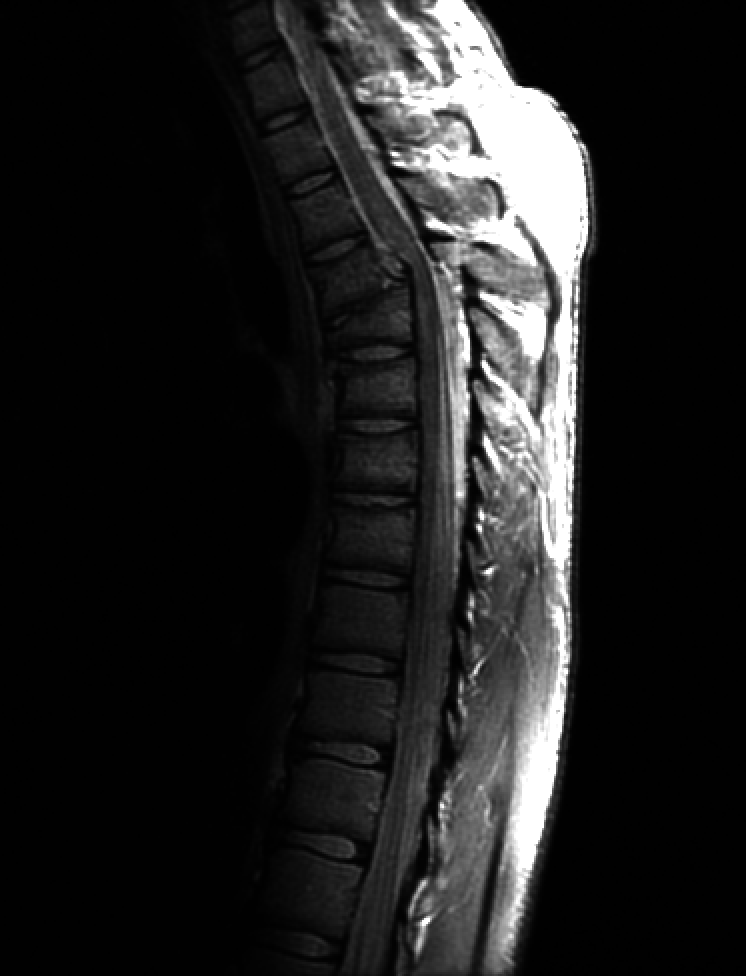
%> input picture Images/images/fracturedspine.tif, 746 x 976 px
$ octave makeFracturedSpines.m   (GNU Octave 9; MATLAB toolbox functions it lacks are replaced by stand-ins)
%> lines starting %> are read from the running program, lines starting %| are printed output that depends on the picture
### week1/readDoubleImage.m
function image = readDoubleImage(title)
%> called with title = 'fracturedspine'
    image = im2double(imread(['../Images/images/' title, '.tif']));
%> image: size 976x746 double; min 0, max 1, mean 0.128
end

### week1/IPlogenhance.m
function newImage = IPlogenhance(image, c)
    newImage = c*log(image + 1);
end

### week1/makeFracturedSpines.m
original = readDoubleImage('fracturedspine');
cs = linspace(2, 2.5, 6);
for i=1:size(cs, 2)
    subplot(3, 2, i);
    imshow(IPlogenhance(original, cs(i)));
    title(gca, ['c = ', num2str(cs(i))]);
end
%> this loop made 6 passes
%> pass 1, in IPlogenhance, `newImage = c*log(image + 1);`:
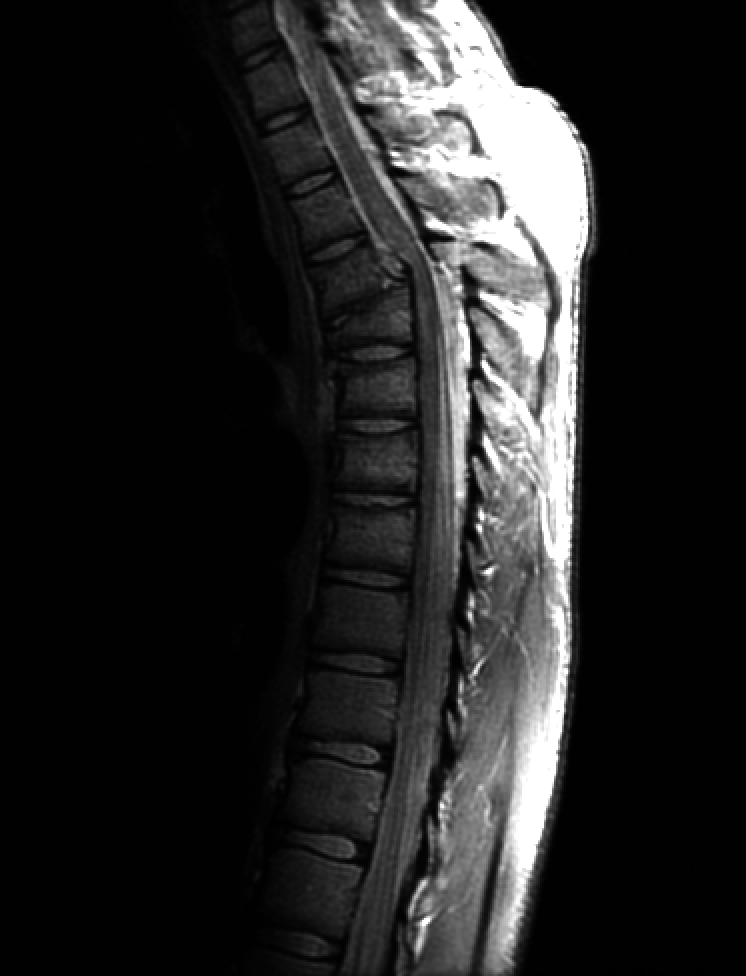
%> newImage: size 976x746 double; min 0, max 1.39, mean 0.202; drawn with min black and max white
%> pass 1, `imshow(IPlogenhance(original, cs(i)));`:
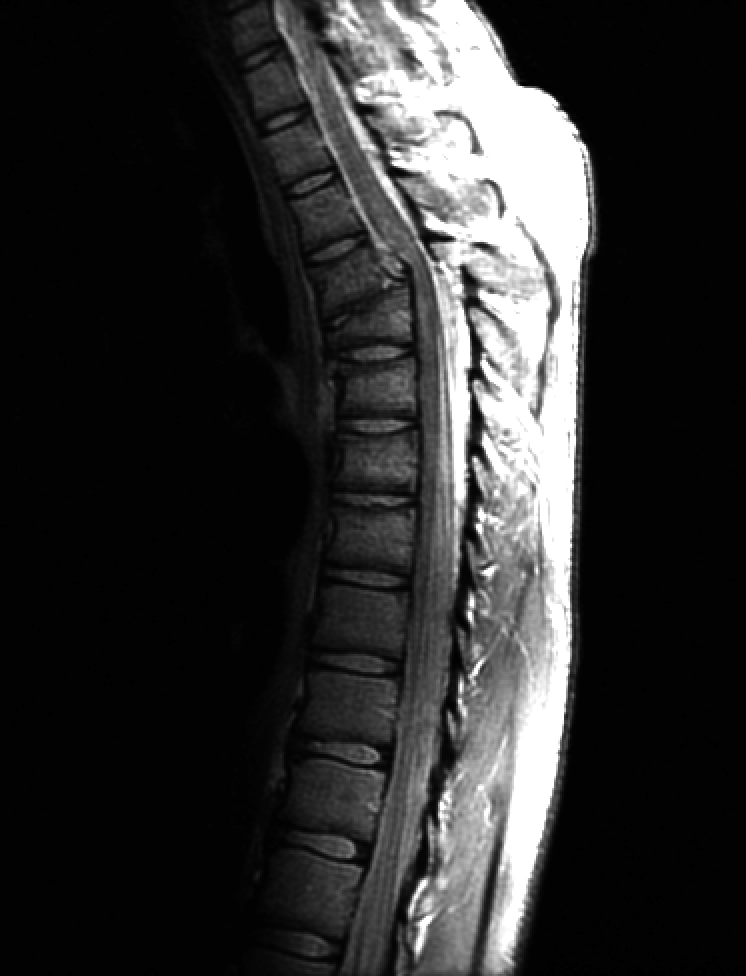
%> displayed picture: size 976x746, on the screen's scale of 0 to 255; min 0, max 255, mean 46
%> after the loop:
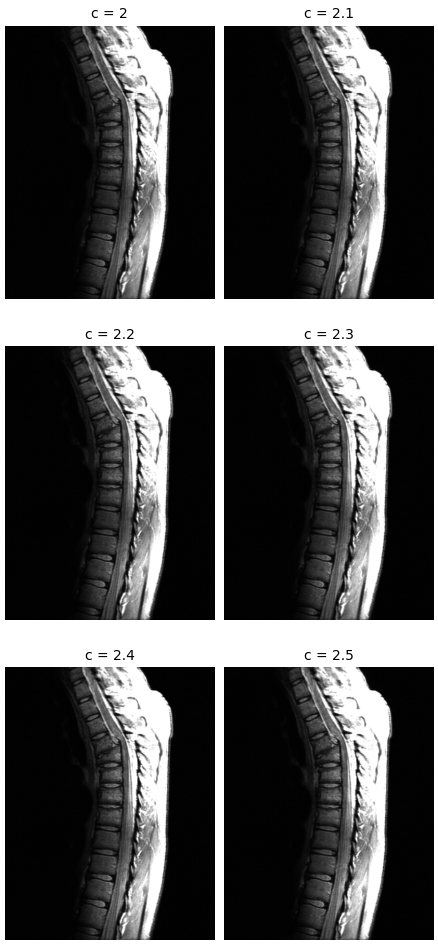
%> figure redrawn from the program's plot data, 6 panels
